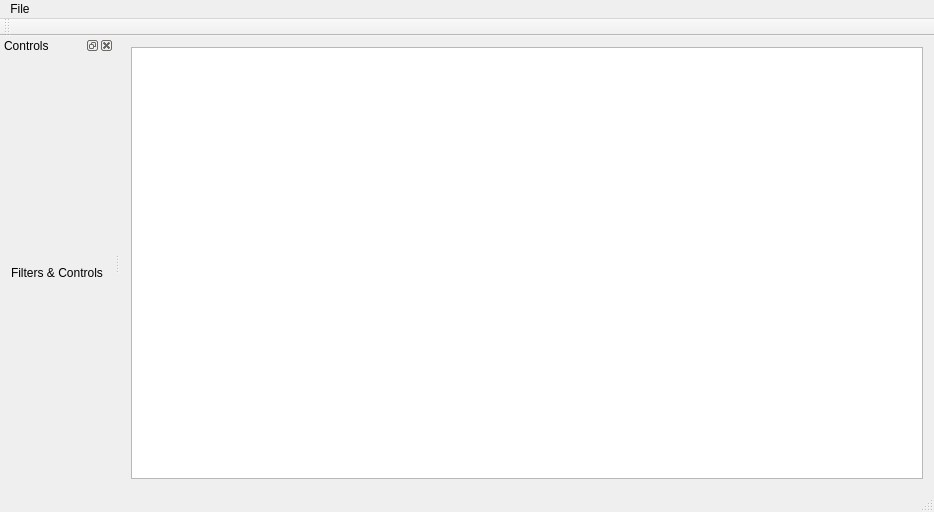
<?xml version="1.0" encoding="UTF-8"?>
<ui version="4.0">
 <class>MainWindow</class>
 <widget class="QMainWindow" name="MainWindow">
  <property name="geometry">
   <rect>
    <x>0</x>
    <y>0</y>
    <width>934</width>
    <height>512</height>
   </rect>
  </property>
  <property name="windowTitle">
   <string>MainWindow</string>
  </property>
  <widget class="QWidget" name="centralWidget">
   <layout class="QVBoxLayout" name="verticalLayout">
    <item>
     <widget class="QTableView" name="packetTableView"/>
    </item>
   </layout>
  </widget>
  <widget class="QMenuBar" name="menuBar">
   <property name="geometry">
    <rect>
     <x>0</x>
     <y>0</y>
     <width>934</width>
     <height>21</height>
    </rect>
   </property>
   <widget class="QMenu" name="menuFile">
    <property name="title">
     <string>File</string>
    </property>
    <addaction name="actionExit"/>
   </widget>
   <addaction name="menuFile"/>
  </widget>
  <widget class="QToolBar" name="mainToolBar">
   <attribute name="toolBarArea">
    <enum>TopToolBarArea</enum>
   </attribute>
   <attribute name="toolBarBreak">
    <bool>false</bool>
   </attribute>
  </widget>
  <widget class="QStatusBar" name="statusBar"/>
  <widget class="QDockWidget" name="dockWidget">
   <property name="windowTitle">
    <string>Controls</string>
   </property>
   <attribute name="dockWidgetArea">
    <number>1</number>
   </attribute>
   <widget class="QWidget" name="dockWidgetContents">
    <layout class="QVBoxLayout" name="verticalLayout_3">
     <item>
      <widget class="QLabel" name="label">
       <property name="text">
        <string>Filters &amp; Controls</string>
       </property>
      </widget>
     </item>
    </layout>
   </widget>
  </widget>
  <action name="actionExit">
   <property name="text">
    <string>Exit</string>
   </property>
  </action>
 </widget>
 <layoutdefault spacing="6" margin="11"/>
 <resources>
  <include location="MainWindow.qrc"/>
 </resources>
 <connections/>
</ui>
